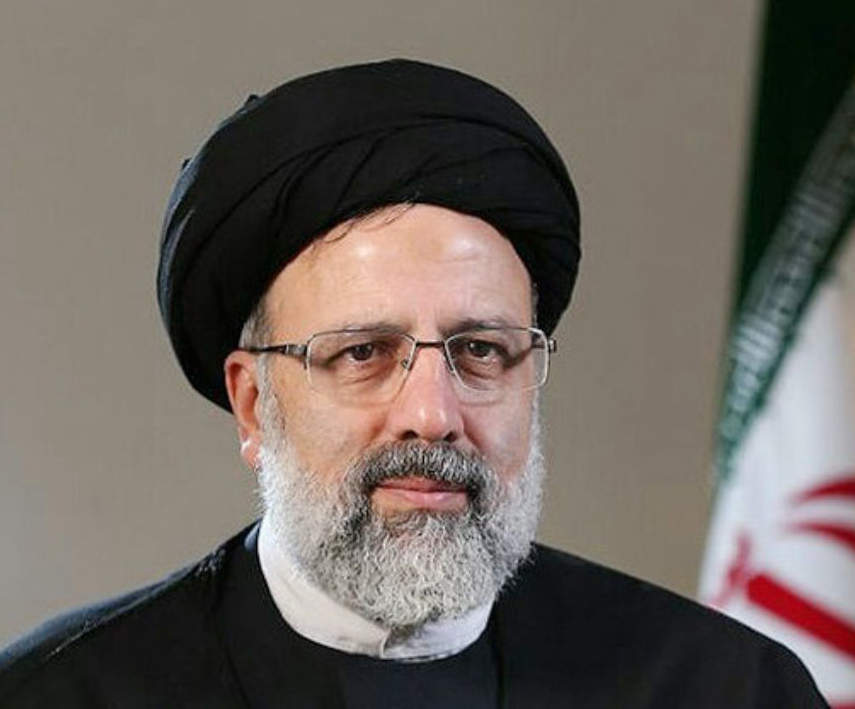
#> input picture HW4/2/P2/raisi.png, 855 x 709 px
$ python a.py
#> lines starting #> are read from the running program, lines starting #| are printed output that depends on the picture
import numpy as np
import matplotlib.pyplot as plt
import cv2

if __name__ == "__main__":
    img_M = cv2.imread("P2/raisi.png")
#> img_M is the input picture: shape (709, 855, 3); mean B, G, R 96.7, 103.2, 111.2
    img_M = cv2.cvtColor(img_M, cv2.COLOR_BGR2RGB)/255
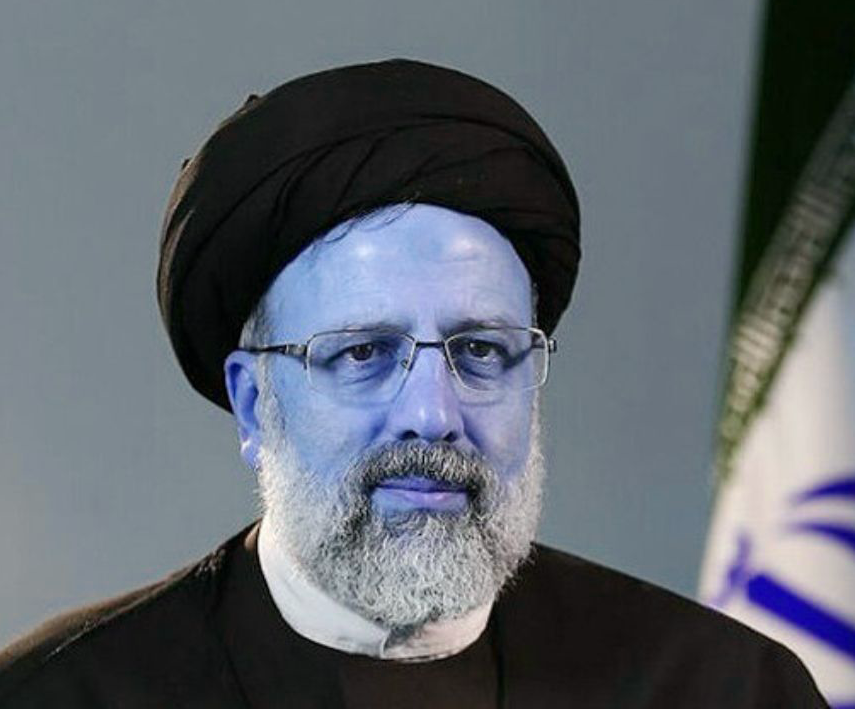
#> img_M: shape (709, 855, 3) float64; mean B, G, R 0.436, 0.405, 0.379
    img_N = cv2.imread("P2/rouhani.png")
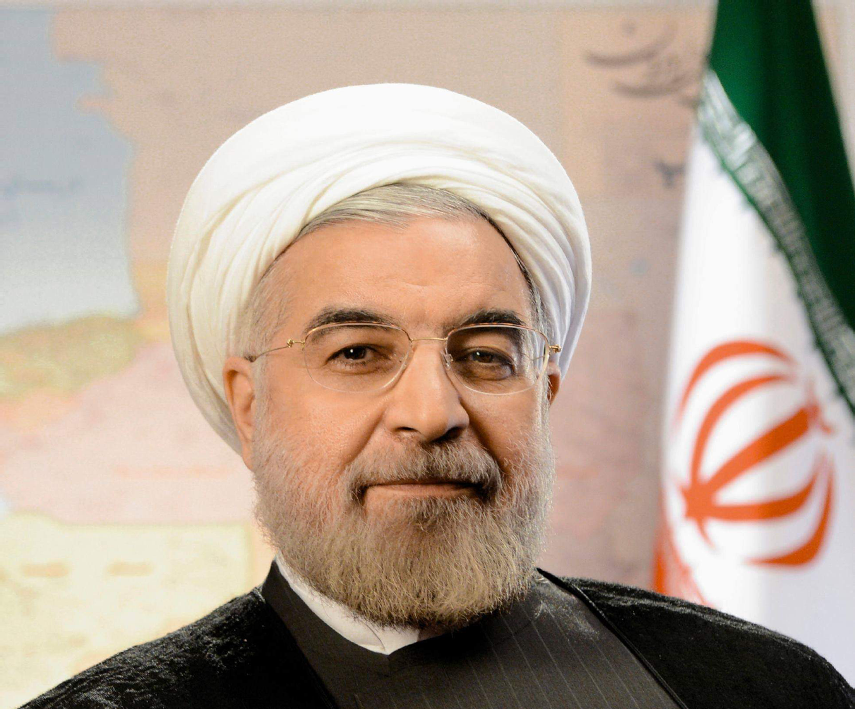
#> input picture HW4/2/P2/rouhani.png, 855 x 709 px
#> img_N is the input picture: shape (709, 855, 3); mean B, G, R 144.3, 159.9, 177.4
    img_N = cv2.cvtColor(img_N, cv2.COLOR_BGR2RGB)/255
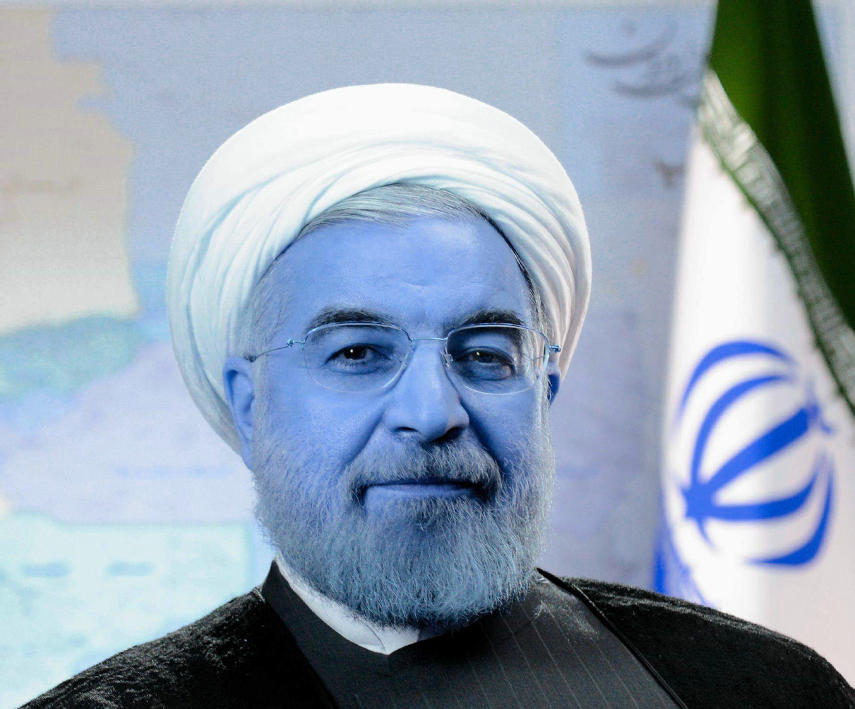
#> img_N: shape (709, 855, 3) float64; mean B, G, R 0.696, 0.627, 0.566

    for i in range(10):
        alpha = i/9
        I = img_M * (1 - alpha) + img_N * alpha
        plt.subplot(2, 5, i + 1)
        plt.xticks([])
        plt.yticks([])
        plt.grid(False)
        plt.imshow(I)
#> this loop made 10 passes
#> pass 2, `I = img_M * (1 - alpha) + img_N * alpha`:
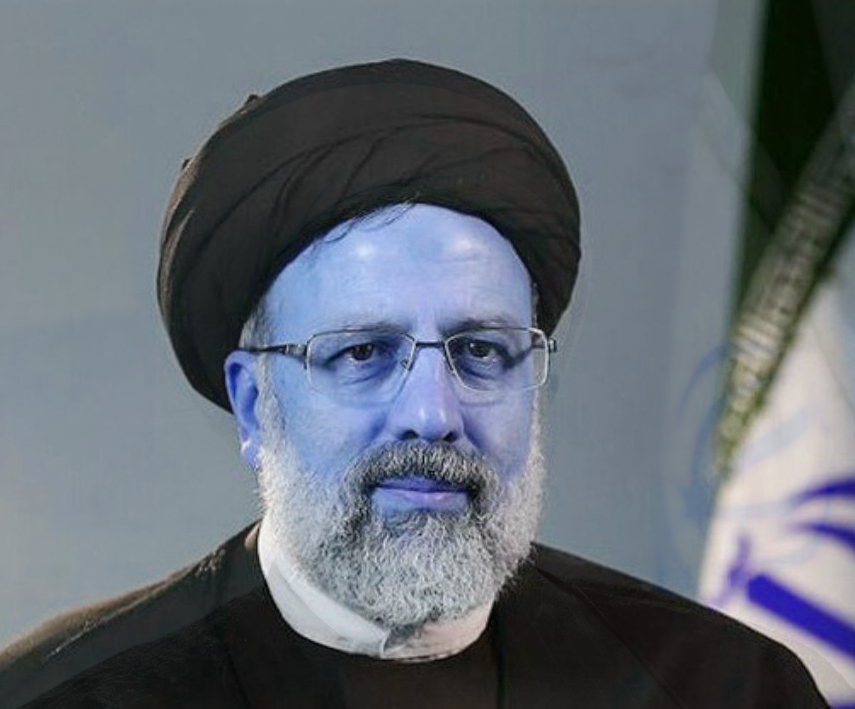
#> I: shape (709, 855, 3) float64; mean B, G, R 0.465, 0.429, 0.4
#> pass 3, `I = img_M * (1 - alpha) + img_N * alpha`:
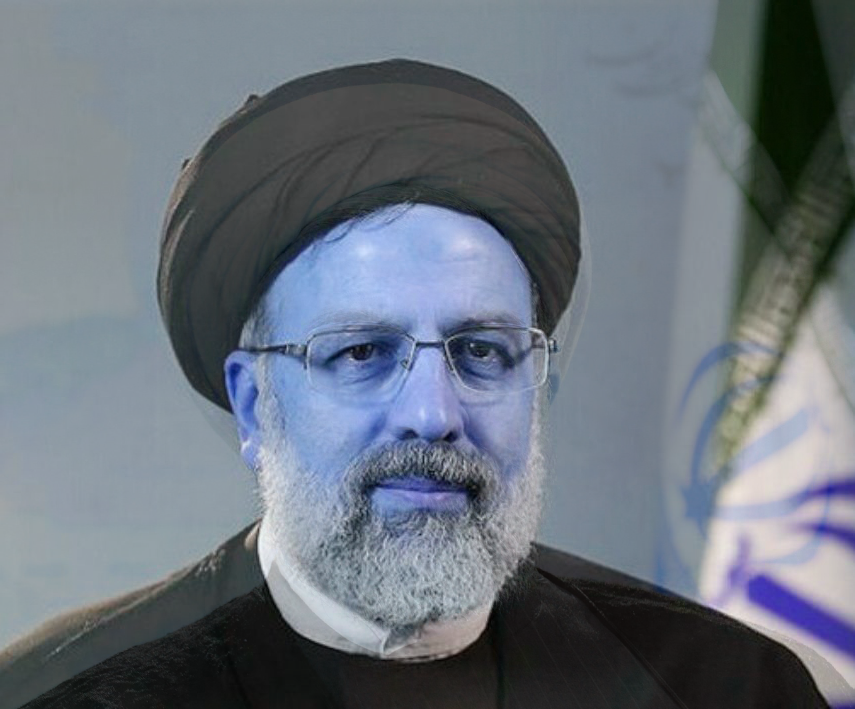
#> I: shape (709, 855, 3) float64; mean B, G, R 0.494, 0.454, 0.421
    plt.tight_layout()
    plt.show()
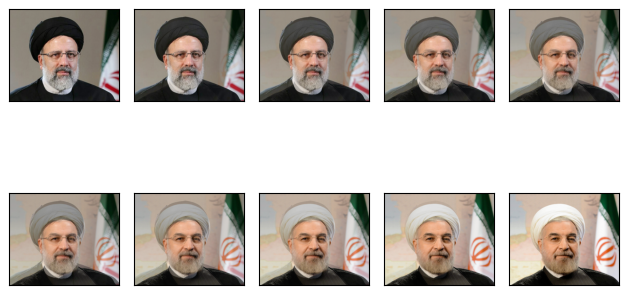
#> figure drawn by matplotlib, 10 panels; B, G, R data is drawn as R, G, B

    I = img_M * (1 - 0.5) + img_N * 0.5
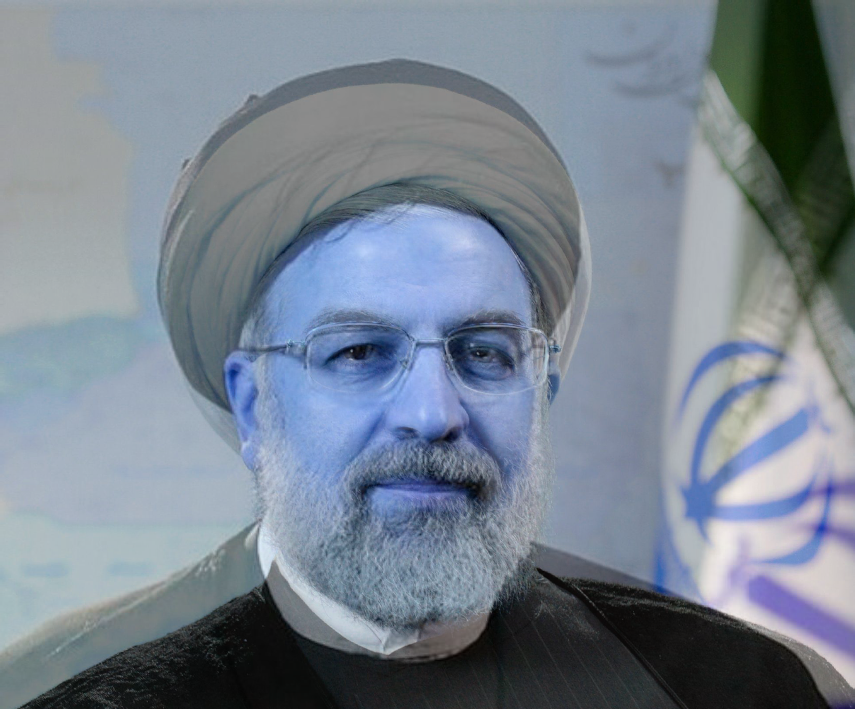
#> I: shape (709, 855, 3) float64; mean B, G, R 0.566, 0.516, 0.473
    plt.imshow(I)
    plt.show()
